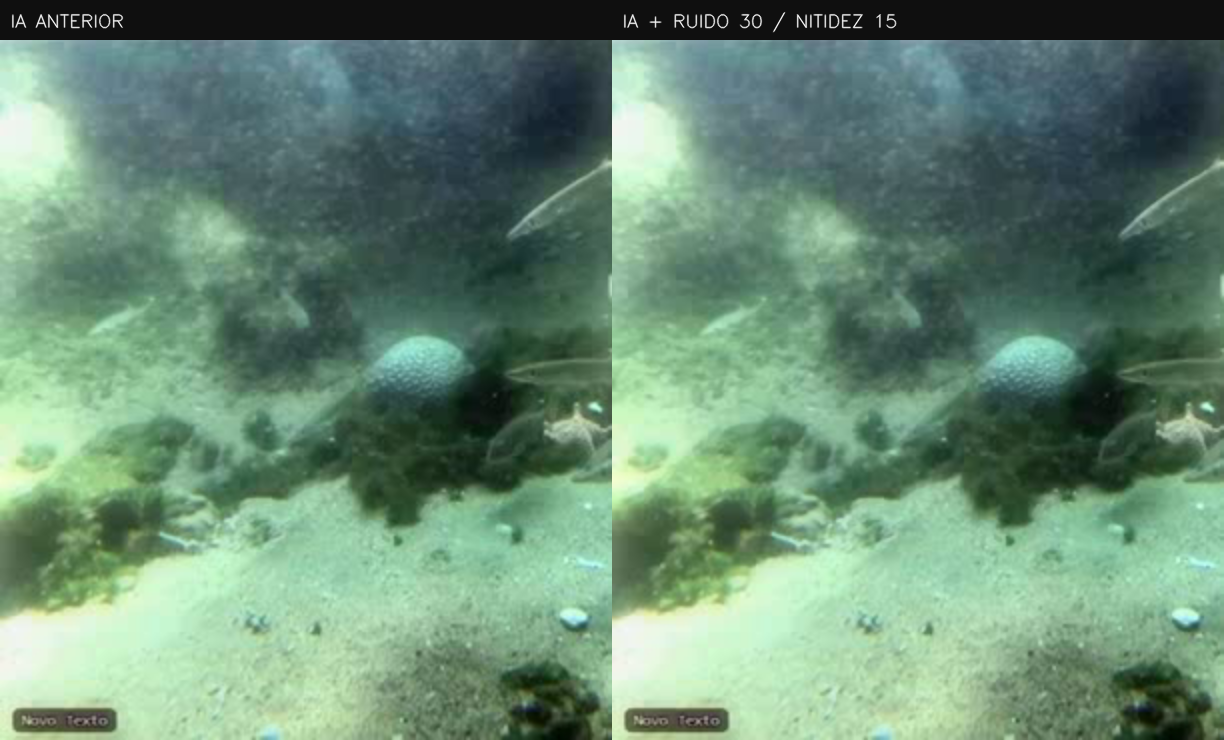
#> input picture projeto/exemplos/acabamento_ia.png, 1224 x 740 px
$ python -i auto_visual.py   (imports and definitions only)   (older library calls are emulated)
#> lines starting #> are read from the running program, lines starting #| are printed output that depends on the picture
#> further down, picture is the input picture: shape (740, 1224, 3); mean B, G, R 116, 138.5, 104.9
"""Automatic "Visual" (0.3.9): adapt the fine controls to the scene.

Cheap measurements on a small luminance image, smoothed over about 1.5 s
so the look never jumps:

* veil: low luminance range (p2–p98) means hazy/turbid water, which benefits
  from more local contrast and temporal restoration;
* noise: robust (MAD) estimate of fine grain; more noise means less
  sharpening and more noise reduction;
* darkness: a dark scene opens up with more local contrast;
* particles: the measured particle fraction raises the restoration.

Only the strengths of existing, bounded stages change; nothing new is drawn.
"""
import math
from dataclasses import replace

import cv2
import numpy as np


def measure(frame):
    """(range, noise, median) of the luminance, HUD bands excluded."""
    h, w = frame.shape[:2]
#> h = 740; w = 1224
    sw = min(320, w)
#> sw = 320
    sh = max(16, round(h * sw / w))
#> sh = 193
    gray = cv2.cvtColor(cv2.resize(frame, (sw, sh), interpolation=cv2.INTER_AREA),
                        cv2.COLOR_BGR2GRAY)
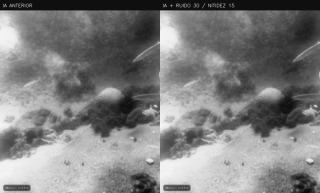
#> gray: shape (193, 320); min 6, max 245, mean 125.8
    gray = gray[round(sh * .12):sh - round(sh * .1)]
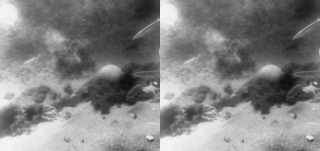
#> gray: shape (151, 320); min 14, max 245, mean 129.9
    low, median, high = np.percentile(gray, (2, 50, 98))
#> low = 38; median = 122; high = 236
    # Grain is measured near the working resolution (a reduced copy would
    # already have averaged it away), on a central crop to keep it cheap.
    scale = min(1., 960 / w)
#> scale = 0.784
    fine = frame if scale == 1 else cv2.resize(frame, (round(w * scale), round(h * scale)),
                                               interpolation=cv2.INTER_AREA)
    fh, fw = fine.shape[:2]
#> fh = 580; fw = 960
    crop = cv2.cvtColor(fine[fh // 4:3 * fh // 4, fw // 4:3 * fw // 4], cv2.COLOR_BGR2GRAY)
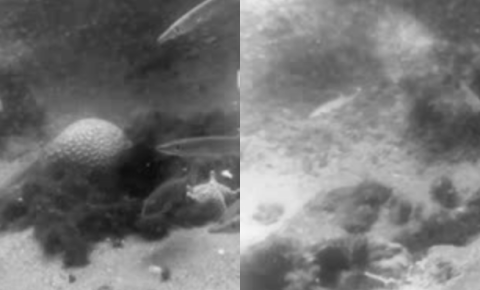
#> crop: shape (290, 480); min 12, max 247, mean 118.9
    detail = cv2.Laplacian(crop, cv2.CV_16S, ksize=1)
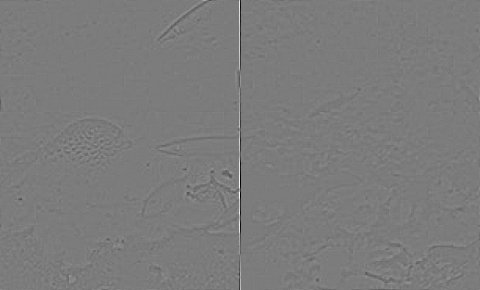
#> detail: shape (290, 480) int16; min -148, max 156, mean 0; drawn with min black and max white
    # MAD of the 4-neighbour Laplacian; /sqrt(20) converts it to pixel sigma.
    noise = 1.4826 * float(np.median(np.abs(detail))) / math.sqrt(20)
#> noise = 0.663
    return float(high - low), noise, float(median)


def targets(span, noise, median, particles=0.):
    """Map scene measurements to control values (0–1)."""
    veil = float(np.clip((110 - span) / 80, 0, 1))      # 1 = very hazy
    dark = float(np.clip((70 - median) / 50, 0, 1))      # 1 = very dark
    grain = float(np.clip((noise - 1.2) / 4, 0, 1))      # 1 = very noisy
    # Turbid water is low-contrast AND full of compression blocks and
    # particles: open it with moderate local contrast, but sharpen less
    # there (sharpening would outline blocks and specks).
    return {
        'ai_contrast': float(np.clip(.4 + .25 * veil + .1 * dark, .35, .7)),
        'ai_restore': float(np.clip(.3 + .15 * veil + min(.2, particles * 150), .25, .6)),
        'ai_sharp': float(np.clip(.25 - .12 * veil - .2 * grain, .06, .3)),
        'ai_noise': float(np.clip(.2 + .35 * grain, .2, .55)),
    }


class AutoVisual:
    def __init__(self, tau=1.5):
        self.tau = tau
        self.reset()

    def reset(self):
        self.values = None
        self.measurements = None

    def apply(self, settings, frame, dt, particles=0.):
        """Return settings with the automatic values (when ai_auto is on)."""
        if not getattr(settings, 'ai_auto', False):
            return settings
        span, noise, median = measure(frame)
        self.measurements = {'range': span, 'noise': noise, 'median': median}
        target = targets(span, noise, median, particles)
        if self.values is None:
            self.values = target
        else:
            blend = 1 - math.exp(-min(max(dt, .001), .5) / self.tau)
            self.values = {k: v + blend * (target[k] - v) for k, v in self.values.items()}
        return replace(settings, **self.values)

    def summary(self):
        if not self.values:
            return ''
        v = self.values
        return (f"Auto: contraste {v['ai_contrast'] * 100:.0f}% • nitidez {v['ai_sharp'] * 100:.0f}% • "
                f"ruído {v['ai_noise'] * 100:.0f}% • restauração {v['ai_restore'] * 100:.0f}%")

>>> import cv2
>>> picture = cv2.imread('exemplos/acabamento_ia.png')
>>> result = measure(picture)
#> result = (198, 0.663, 122)

$ run again, on projeto/exemplos/correcao_classico.png
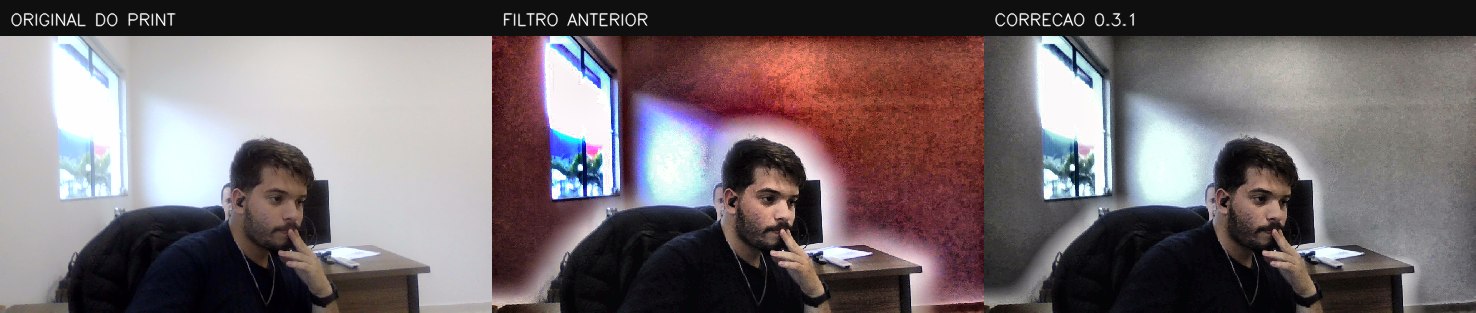
#> input picture projeto/exemplos/correcao_classico.png, 1476 x 313 px
#> picture is the input picture: shape (313, 1476, 3); mean B, G, R 107.9, 104.9, 114.6
#> low = 8; median = 126; high = 250
#> in measure, `crop = cv2.cvtColor(fine[fh // 4:3 * fh // 4, fw // 4:3 * fw // 4], cv..`:
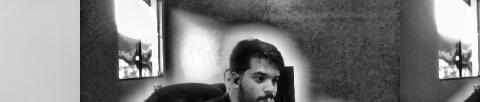
#> crop: shape (102, 480); min 4, max 254, mean 124.6
#> in measure, `detail = cv2.Laplacian(crop, cv2.CV_16S, ksize=1)`:
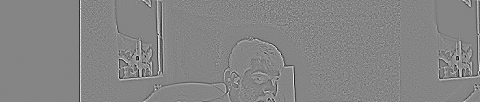
#> detail: shape (102, 480) int16; min -266, max 244, mean 0; drawn with min black and max white
#> noise = 1.99
#> result = (242, 1.99, 126)

$ run again, on projeto/exemplos/interface.png
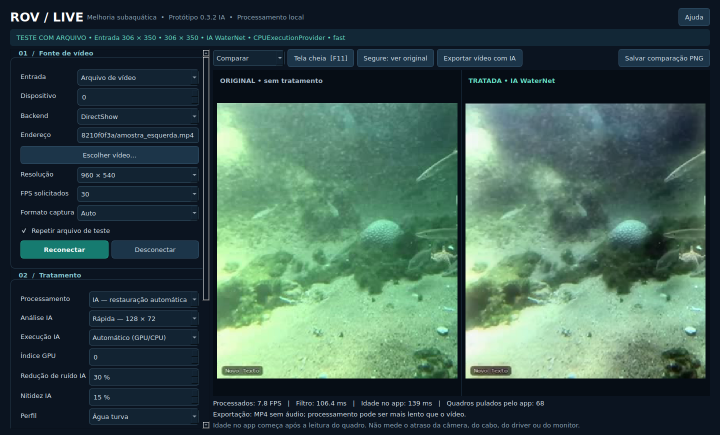
#> input picture projeto/exemplos/interface.png, 1440 x 870 px (shown at 1/2 size)
#> picture is the input picture: shape (870, 1440, 3); mean B, G, R 78.1, 85.2, 58.6
#> in measure, `gray = gray[round(sh * .12):sh - round(sh * .1)]`:
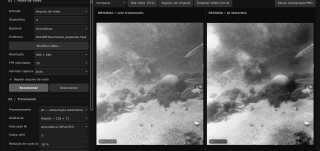
#> gray: shape (151, 320); min 9, max 247, mean 89.9
#> low = 12; median = 80; high = 231
#> in measure, `detail = cv2.Laplacian(crop, cv2.CV_16S, ksize=1)`:
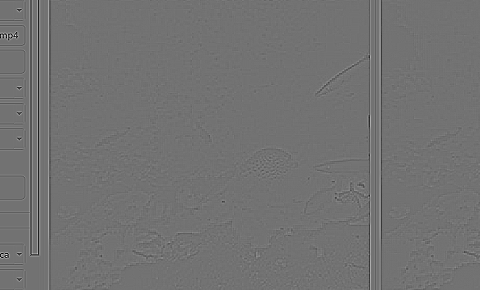
#> detail: shape (290, 480) int16; min -304, max 372, mean 0; drawn with min black and max white
#> noise = 0.995
#> result = (219, 0.995, 80)
